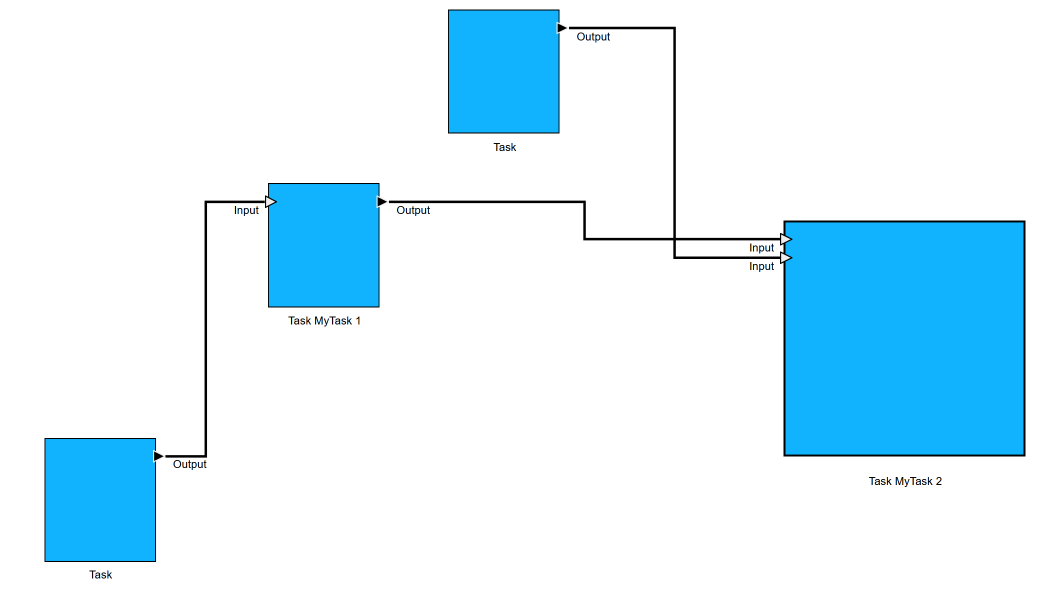
#> input picture images/testcase6.png, 2091 x 1188 px (shown at 1/2 size)
$ jupyter execute --allow-errors text_detection_devices.ipynb
#> lines starting #> are read from the running program, lines starting #| are printed output that depends on the picture; after the words box and inside, x2 and y2 are one past the last pixel; in counts of white or black regions, pixels touching at a corner belong together
# Text Detection

Detect Text Labels in OAAM Functions Layer and generally in block-diagrams. Outputs bounding boxes and texts.

[cell 1]
import cv2
import numpy as np
from matplotlib import pyplot as plt
import pytesseract
from pytesseract import Output
import pandas as pd
import pprint

## Input

[cell 2]
# [6 lines of commented-out code are left out]
target_image_path = 'images/testcase6.png'

target_img = cv2.imread(target_image_path)
#> target_img is the input picture: shape (1188, 2091, 3); mean B, G, R 252, 240.3, 215.5

#### Visualization of Input

[cell 3]
# [5 lines of commented-out code are left out]

## Grayscale
Currently, only grayscale is used, not thresholded

[cell 4]
# Convert to grayscale
target_gray = cv2.cvtColor(target_img, cv2.COLOR_BGR2GRAY)
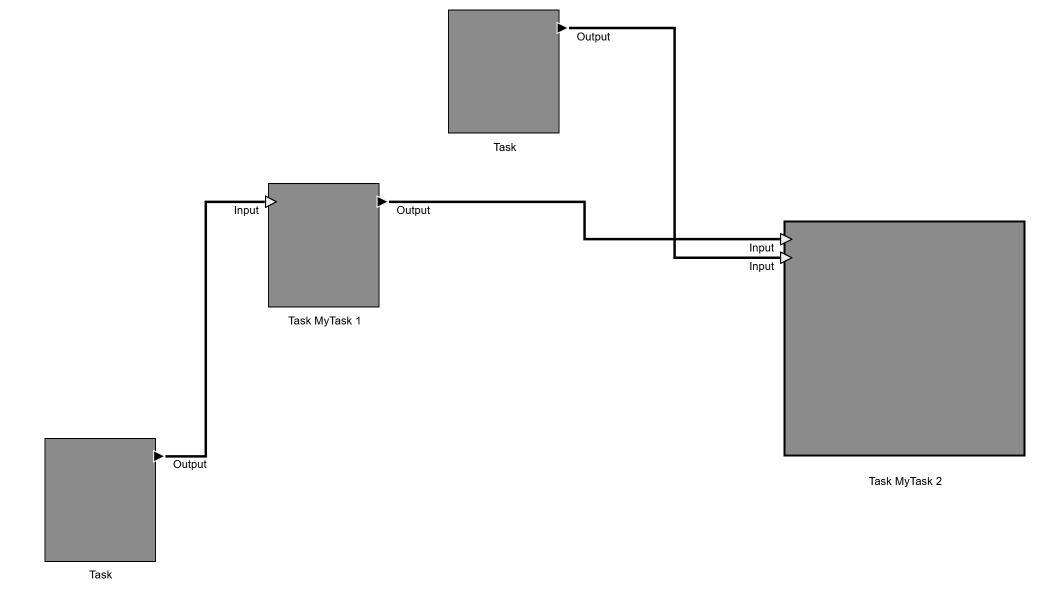
#> target_gray: shape (1188, 2091) (shown at 1/2 size); min 0, max 255, mean 234.2

# Threshold the template image
_, target_thresh = cv2.threshold(target_gray, 245, 255, cv2.THRESH_BINARY_INV)
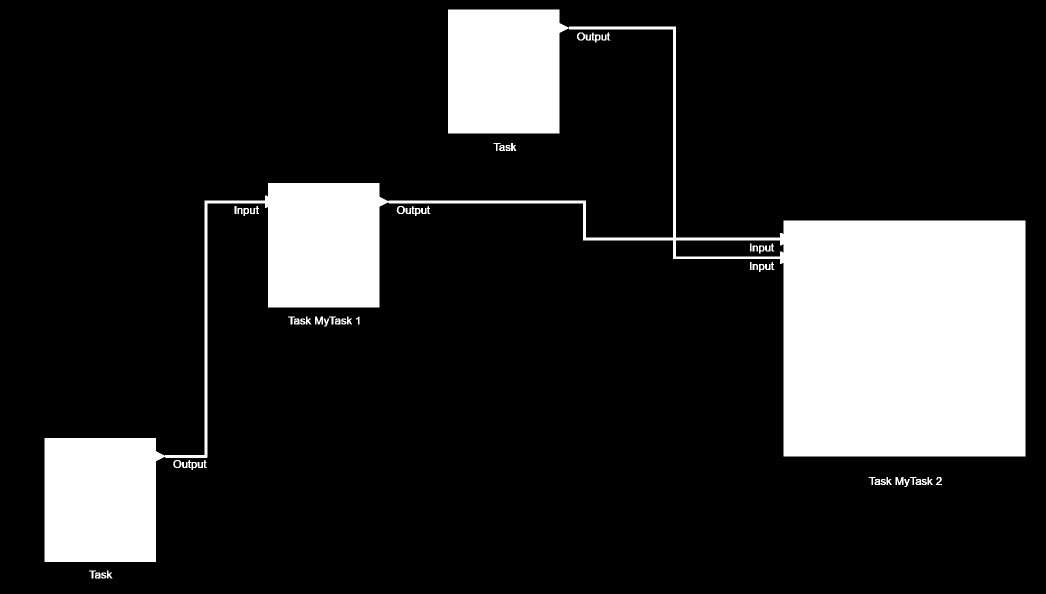
#> target_thresh: shape (1188, 2091) (shown at 1/2 size); 16.7% white; 62 white regions, largest, box (x1, y1, x2, y2) and area: (89, 19, 2051, 1124) 410089, (1791, 954, 1807, 970) 174, (630, 633, 646, 649) 173

#### Visualize Grayscale

[cell 5]
fig, ax = plt.subplots(1, 2, figsize=(5, 5))
ax[0].imshow(target_gray, cmap='gray')
ax[0].set_title('Target Image Grayscale')
ax[1].imshow(target_thresh, cmap='gray')
ax[1].set_title('Target Image Thresholded (not used)')
plt.show()
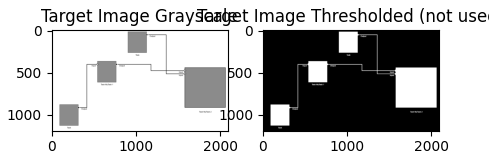
#> figure drawn by matplotlib, 2 panels

## Tesseract OCR
#### General Configuration
Good overview on page segmentation modes [Py image search](https://pyimagesearch.com/2021/11/15/tesseract-page-segmentation-modes-psms-explained-how-to-improve-your-ocr-accuracy/)

[cell 6]
# Configuration strings for pytesseract
config_psm = '--psm 11'
config_oem = '--oem 3'  # Default is 3 for both LSTM and legacy engine
# config_chars = '-c tessedit_char_whitelist=ABCDEFGHIJKLMNOPQRSTUVWXYZabcdefghijklmnopqrstuvwxyz0123456789!@#$%^&*()_+=-[]{}|;:<>/? '
# config_chars = '-c tessedit_char_blacklist=T‘O'
# print(config_chars)

# Combine the configurations
custom_config = f'{config_psm} {config_oem}'
# custom_config = f'{config_psm} {config_oem} {config_chars}'

# 6 works, but is made for single uniform block of text
# 11 works 99%, made for sparse text

#### Image to Text (Debug only)
Actual output happens in Image to Data

#> (a cell that did not finish here is left out)

## Image to Data
This is only for testing if rotated text can also be read

#> (a cell that did not finish here is left out)

#### Visualize OCR Result

[cell 9]
# Draw the bounding boxes
plot_img = target_img.copy()
#> (the rest of this cell did not finish here and is left out)

#### Histogram of confidence

[cell 10]
# plot the confidences in a histogram
fig, ax = plt.subplots(figsize=(5, 3))
#> (the rest of this cell did not finish here and is left out)

## Processing
From raw word boxes to someething useful

#### Merge single Words into Text Labels
Group neighboring words together to labels. Keep confidence for further processing.

* expected format:
* [1157, 295, 146, 13, 'Task Actor Locked ', 96]
* left, top, widht, height, text, confidence

[cell 11]
# merge single words to blocks which represent a text label
text_boxes = []
#> (the rest of this cell did not finish here and is left out)

#### Remove trailing space

[cell 12]
# remove the trailing space from the text, e.g. 'Output '
for textbox in text_boxes:
    textbox[4] = textbox[4].strip()
print(text_boxes)

#### Remove too big (height) text
Typically, this is blocks detected as text. So filter such that text labels have a limited height. Actually this filtering might make sense earlier?

[cell 13]
# [6 lines of commented-out code are left out]

#### Remove single non-text character blocks

[cell 14]
forbidden_chars = ['<','.','>',',','/',';',':','\'','"','[',']','{','}','|','\\','`','~','!','^','(',')','_','-','+','=']
# remove text boxes which have as text only a forbidden character
original_number_of_text_boxes = len(text_boxes)
text_boxes = [textbox for textbox in text_boxes if textbox[4] not in forbidden_chars]
print(f"Removed {original_number_of_text_boxes - len(text_boxes)} text boxes because they were forbidden characters. ") # debug message
print(text_boxes)

#### Write out worst confidence
Might be good for debugging.

#> (a cell that did not finish here is left out)

#### Visualize Remaining Text Blocks = Labels

[cell 16]
# Draw the merged bounding boxes on the image
img_bbox_blocks = target_img.copy()
for (x, y, w, h, text, conf) in text_boxes:
    cv2.rectangle(img_bbox_blocks, (x-1, y-1), (x + w + 2, y + h + 2), (0, 255, 0), 1)
    cv2.putText(img_bbox_blocks, text, (x, y + 30), cv2.FONT_HERSHEY_DUPLEX , 0.5, (0, 255, 0), 2)

# Plot the merged bounding boxes
fig, ax = plt.subplots(1, 1, figsize=(10, 10))
ax.imshow(cv2.cvtColor(img_bbox_blocks, cv2.COLOR_BGR2RGB))

plt.show()

$ run again, with images/testcase0.png copied over images/testcase6.png
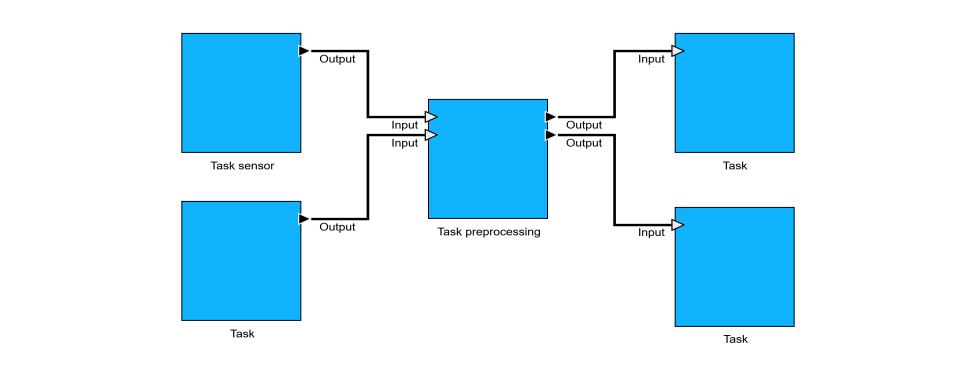
#> input picture images/testcase0.png, 1920 x 757 px (shown at 1/2 size)
#> target_img is the input picture: shape (757, 1920, 3); mean B, G, R 251, 236.4, 205.5
#> `_, target_thresh = cv2.threshold(target_gray, 245, 255, cv2.THRESH_BIN..`:
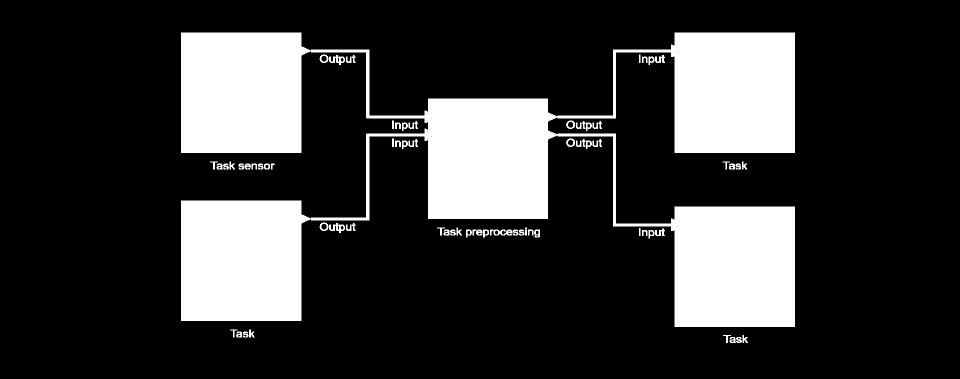
#> target_thresh: shape (757, 1920) (shown at 1/2 size); 21.3% white; 75 white regions (1 under 20 px), largest, box (x1, y1, x2, y2) and area: (362, 65, 1590, 654) 301008, (980, 459, 1025, 471) 341, (658, 110, 690, 130) 318
#> `plt.show()`:
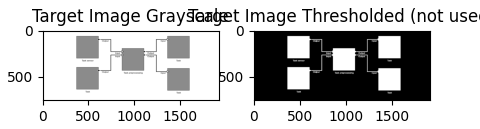
#> figure drawn by matplotlib, 2 panels

$ run again, with images/testcase1.png copied over images/testcase6.png
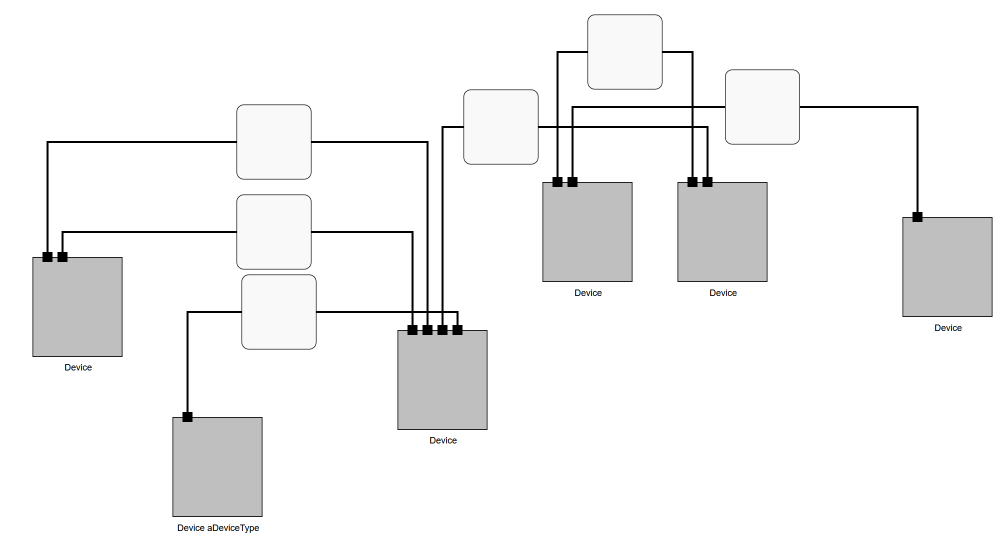
#> input picture images/testcase1.png, 2006 x 1107 px (shown at 1/2 size)
#> target_img is the input picture: shape (1107, 2006, 3); mean B, G, R 244.4, 244.4, 244.4
#> `_, target_thresh = cv2.threshold(target_gray, 245, 255, cv2.THRESH_BIN..`:
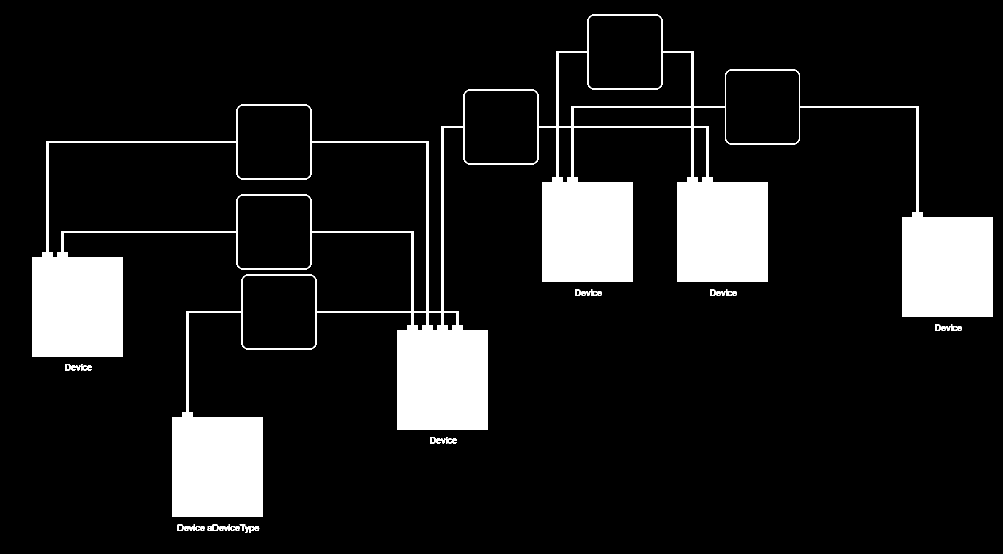
#> target_thresh: shape (1107, 2006) (shown at 1/2 size); 11.3% white; 27 white regions (7 under 20 px), largest, box (x1, y1, x2, y2) and area: (65, 29, 1985, 1034) 247512, (489, 1052, 519, 1066) 212, (1150, 579, 1181, 592) 211
#> `plt.show()`:
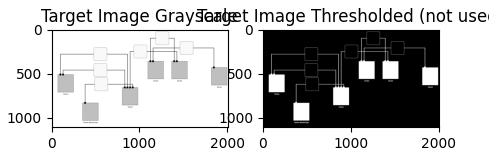
#> figure drawn by matplotlib, 2 panels

$ run again, with images/testcase10.png copied over images/testcase6.png
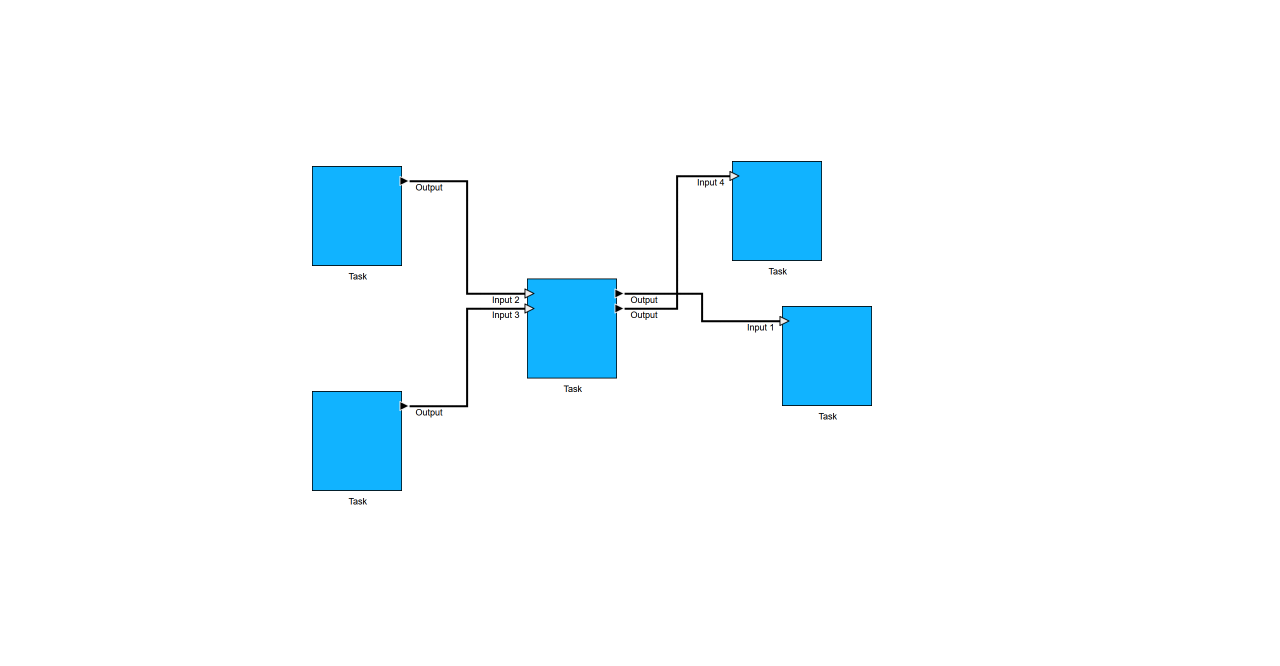
#> input picture images/testcase10.png, 2560 x 1331 px (shown at 1/2 size)
#> target_img is the input picture: shape (1331, 2560, 3); mean B, G, R 253.8, 249.9, 241.7
#> `_, target_thresh = cv2.threshold(target_gray, 245, 255, cv2.THRESH_BIN..`:
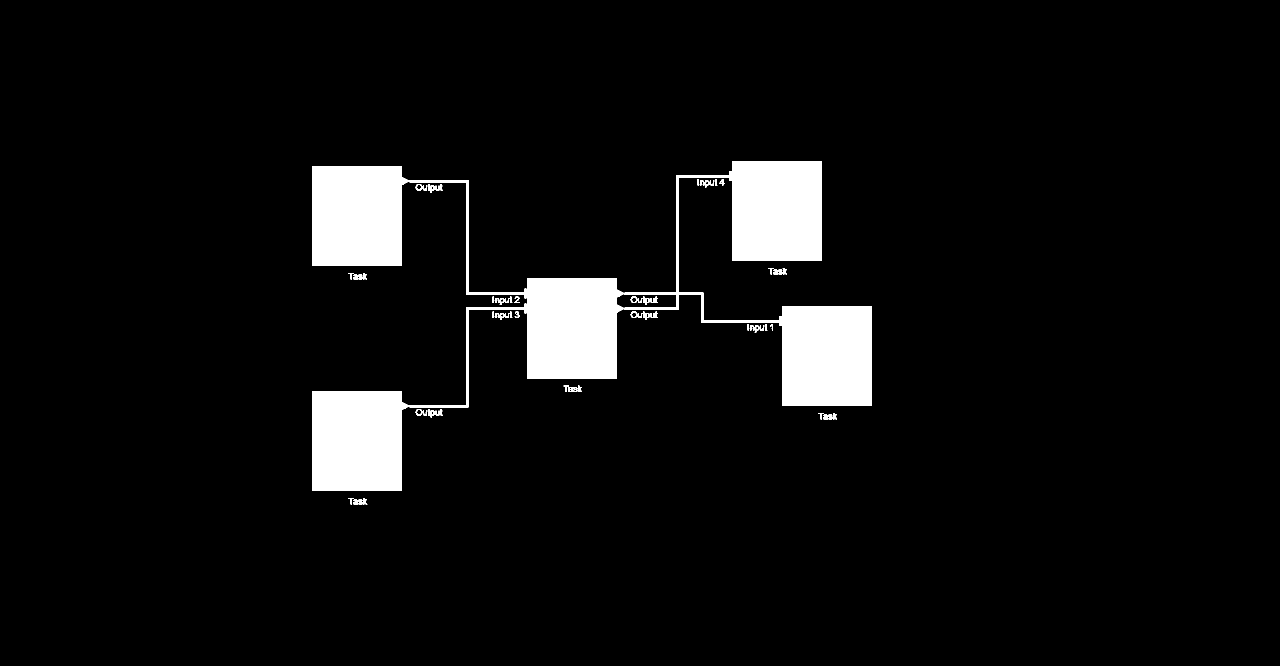
#> target_thresh: shape (1331, 2560) (shown at 1/2 size); 5.7% white; 39 white regions, largest, box (x1, y1, x2, y2) and area: (624, 322, 1744, 982) 189471, (706, 996, 735, 1009) 211, (1646, 826, 1674, 839) 210
#> `plt.show()`:
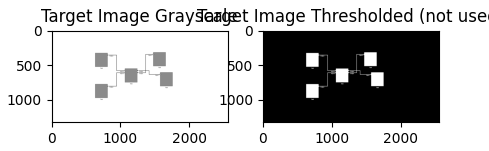
#> figure drawn by matplotlib, 2 panels
